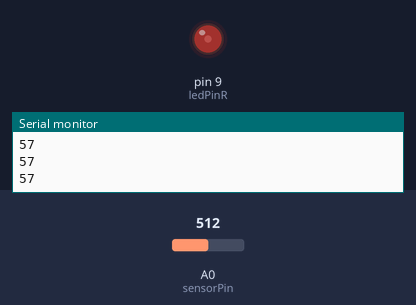
A sketch run on a simulated Arduino Uno, built with avr-gcc and run on an emulated ATmega328P. Parts: output pins drawn as LEDs (lit = HIGH), the last lines printed to the serial monitor. The test bench sets the inputs (shaded band); at power-on: A0 (sensorPin) = 512.

Above: at 1.2 s.
1.3 s: A0 (sensorPin) set to 716
At 2.4 s:
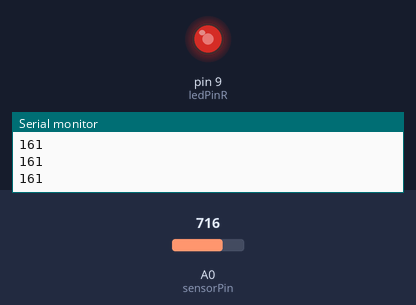
2.8 s: A0 (sensorPin) set to 900
At 3.9 s:
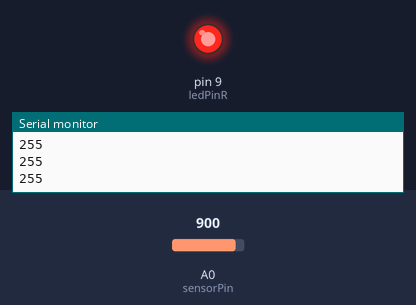
4.3 s: A0 (sensorPin) set to 511
At 5.5 s:
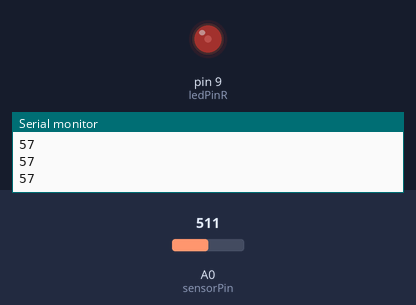
5.8 s: A0 (sensorPin) set to 1023
At 6.9 s:
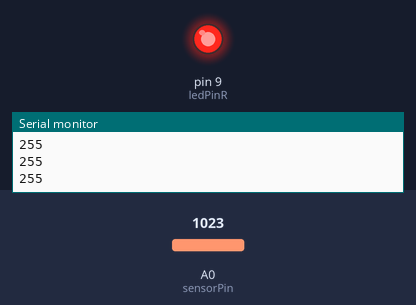
Timing chart, 0 to 8.3 s (numbered marks = the images above; inputs shaded):
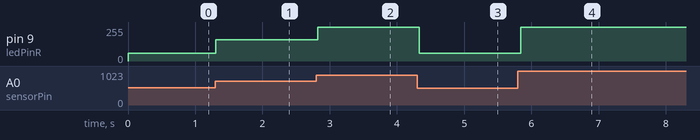

The sketch:

fotoellenallas_fenyszabalyozas_2.ino
```cpp
const int sensorPin = A0; //Photoresistor sensor bekotese https://www.tankonyvtar.hu/hu/tartalom/tamop412A/2011-0010_harsanyi_fizikai_szamitastechnika/ch10s05.html
const int ledPinR = 9; //PWM pin for LEDs (connected in parallel)


void setup () {
  pinMode(ledPinR, OUTPUT);

  Serial.begin (9600);
}
void loop () {
  int value = analogRead (sensorPin); //Get the brightness value as determined by the sensor
  //Serial.println (value, DEC);
  value = map(value, 400, 900, 1, 255); //map the low and the high
  value = constrain(value, 1, 255); //constrain any outliers
  Serial.println(value);
  analogWrite(ledPinR, value);
  delay (50);
}
```

Measured:
- after the input at 1.3 s, pin 9 (ledPinR): 57/255 → 161/255 at once
- after the input at 2.8 s, pin 9 (ledPinR): 161/255 → 255/255 at once
- after the input at 4.3 s, pin 9 (ledPinR): 255/255 → 57/255 at once
- after the input at 5.8 s, pin 9 (ledPinR): 57/255 → 255/255 at once
